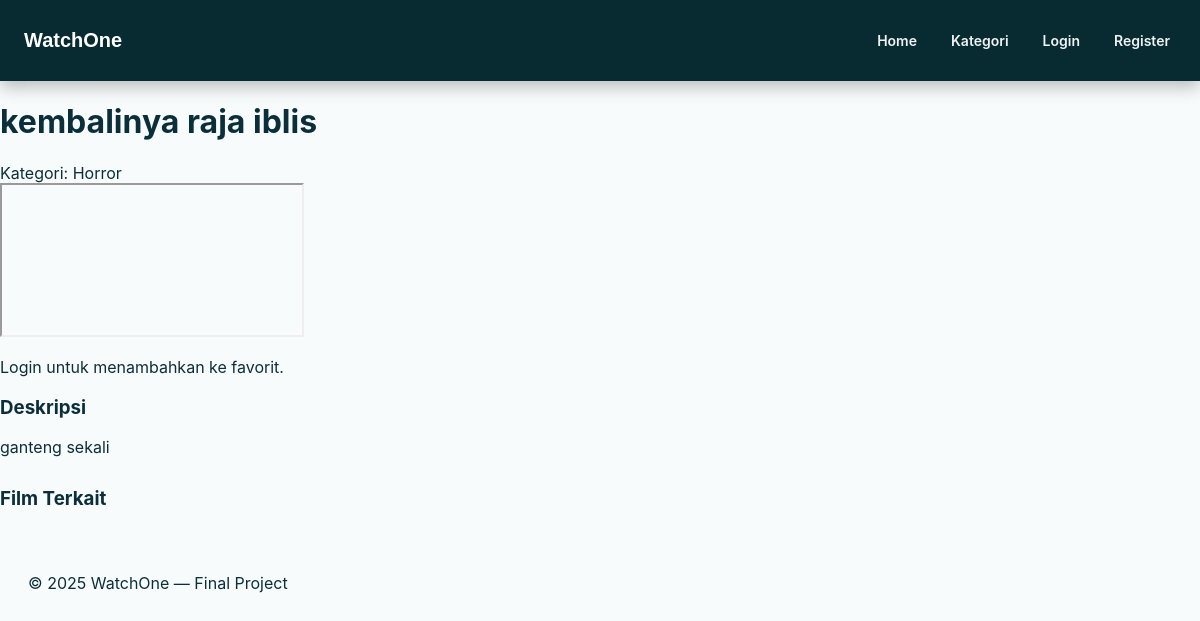
The app's page /film.php?id=4 with its own data.
### tables this page shows
CREATE TABLE `films` (
  `id` int(11) NOT NULL,
  `title` varchar(255) DEFAULT NULL,
  `slug` varchar(255) DEFAULT NULL,
  `description` text DEFAULT NULL,
  `duration` int(11) DEFAULT NULL,
  `poster_path` varchar(255) DEFAULT NULL,
  `video_url` varchar(255) DEFAULT NULL,
  `category_id` int(11) DEFAULT NULL,
  `created_at` timestamp NOT NULL DEFAULT current_timestamp(),
  `is_featured` tinyint(1) DEFAULT 0
);

CREATE TABLE `categories` (
  `id` int(11) NOT NULL,
  `name` varchar(100) DEFAULT NULL
);

### inc/auth.php (called while the page is built, shortened)
<?php
require_once __DIR__ . '/db.php';
function is_logged_in(): bool {
    return !empty($_SESSION['user_id']);
}
function current_user(): ?array {
    global $pdo;
    if (!is_logged_in()) return null;
    $stmt = $pdo->prepare("SELECT id, name, email, role, created_at FROM users WHERE id = :id LIMIT 1");
    $stmt->execute([':id' => $_SESSION['user_id']]);
    $u = $stmt->fetch(PDO::FETCH_ASSOC);
    return $u ?: null;
}

### film.php (the view, shortened to what this page needs)
<?php
require_once __DIR__ . '/inc/db.php';
require_once __DIR__ . '/inc/auth.php';
$id = (int)($_GET['id'] ?? 0);
$stmt = $pdo->prepare("
    SELECT f.*, c.name AS category_name
    FROM films f
    LEFT JOIN categories c ON f.category_id = c.id
    WHERE f.id = :id
    LIMIT 1
");
$stmt->execute([':id' => $id]);
$film = $stmt->fetch(PDO::FETCH_ASSOC);
$is_fav = false;
?>
<!doctype html>
<html lang="id">
<head>
  <link rel="stylesheet" href="style.css?v=<?= filemtime(__DIR__.'/style.css') ?>">
</head>
<body>
<?php include __DIR__ . "/inc/header.php"; ?>
<div class="film-container">
    <h1 class="film-title"><?= htmlspecialchars($film['title']) ?></h1>
    <div class="film-meta">
        Kategori: <?= htmlspecialchars($film['category_name'] ?? '-') ?>
    </div>
    <div class="video-frame">
        <?php
        $url = $film['video_url'];
        if (preg_match('/(?:v=|youtu\\.be\\/|embed\\/)([A-Za-z0-9_-]{6,})/', $url, $m)) {
            $yt_id = $m[1];
            echo '<iframe src="https://www.youtube.com/embed/'.$yt_id.'" allowfullscreen></iframe>';
        } else {
            echo '<iframe src="'.htmlspecialchars($url).'" allowfullscreen></iframe>';
        }
        ?>
    </div>
    <?php if ($user): ?>
    <div class="action-row">
        <button id="favBtn" class="btn-fav <?= $is_fav ? 'active':'' ?>">
            <?= $is_fav ? '★ Favorit' : '☆ Tambah ke Favorit' ?>
        </button>
    </div>
    <?php else: ?>
        <p><a href="login.php">Login</a> untuk menambahkan ke favorit.</p>
    <?php endif; ?>
    <?php if (!empty($film['description'])): ?>
        <h3>Deskripsi</h3>
        <p><?= nl2br(htmlspecialchars($film['description'])) ?></p>
    <?php endif; ?>
    <h3 style="margin-top:30px;">Film Terkait</h3>
</div>
<?php include __DIR__ . "/inc/footer.php"; ?>
</body>
</html>

### style.css (style rules this page uses)
:root { --bg: #071f26; --panel: #ffffff; --muted: #6b7477; --accent: #0b2f3a; --accent-2: #e63946; --glass: rgba(255,255,255,0.04); --card-shadow: 0 6px 18px rgba(2,12,16,0.06); --radius: 10px; --maxw: 1100px; }
* { box-sizing: border-box; }
html,body { height:100%; margin:0; font-family: Inter, ui-sans-serif, system-ui, -apple-system, "Segoe UI", Roboto, "Helvetica Neue", Arial; color:#0b2f3a; background: linear-gradient(180deg, #f7fbfc 0%, #f2f6f7 100%); -webkit-font-smoothing:antialiased; -moz-osx-font-smoothing:grayscale; }
a { color: inherit; }
:root { --bg: #f7fbfc; --panel: #ffffff; --muted: #6b7477; --accent: #0b2f3a; --accent-2: #e63946; --radius: 10px; --shadow: 0 8px 24px rgba(2,12,16,0.06); --maxw: 1150px; --gap: 16px; }
html,body { height:100%; margin:0; font-family: Inter, system-ui, -apple-system, "Segoe UI", Roboto, "Helvetica Neue", Arial; background:var(--bg); color:#0b2f3a; -webkit-font-smoothing:antialiased; -moz-osx-font-smoothing:grayscale; }
a { color:inherit; text-decoration:none; }

### records on screen
films: title "kembalinya raja iblis", category.name "Horror", description "ganteng sekali"
